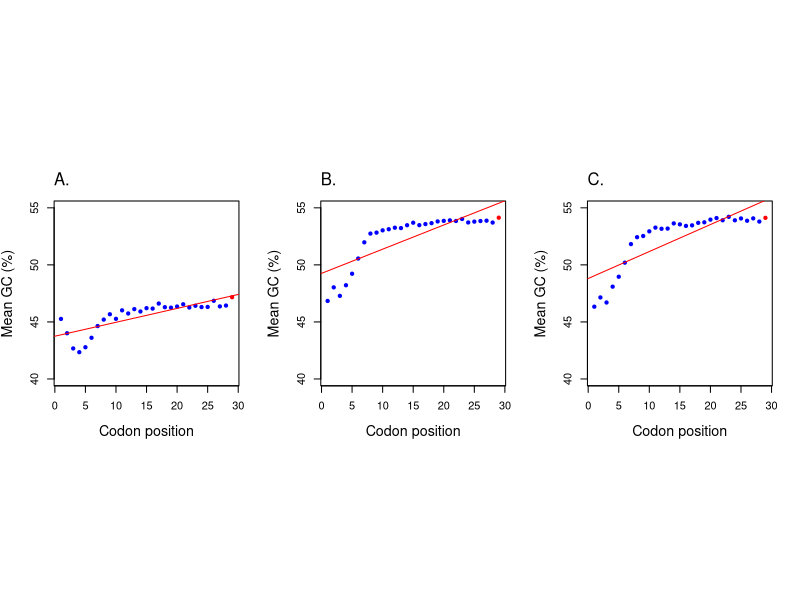

The R source for this figure:
#Figure 5 GC

data1 <- read.csv("Hyperthermophiles.csv",header=T)
attach(data1)

data2 <- read.csv("Thermophiles.csv",header=T)
attach(data2)

data3 <- read.csv("Mesophiles.csv",header=T)
attach(data3)

# Hyperthermophiles

dims1 <- dim(data1)

m.gc1 <- c()
for (i in c(4:dims1[2])) {
    gc <- unlist(data1[i]) * 100
    m.gc1 <- c(m.gc1, mean(gc))
}

core.gc1 <- unlist(data1$Core_GC) * 100
m.gc1 <- c(m.gc1, mean(core.gc1))  

x1 <- 1:length(m.gc1) 

# Thermophiles 

dims2 <- dim(data2)

m.gc2 <- c()
for (i in c(4:dims2[2])) {
    gc2 <- unlist(data2[i]) * 100
    m.gc2 <- c(m.gc2, mean(gc2))
}

core.gc2 <- unlist(data2$Core_GC) * 100
m.gc2 <- c(m.gc2, mean(core.gc2))

x2 <- 1:length(m.gc2) 

# Mesoophiles

dims3 <- dim(data3)

m.gc3 <- c()
for (i in c(4:dims3[2])) {
    gc3 <- unlist(data3[i]) * 100
    m.gc3 <- c(m.gc3, mean(gc3))
}

core.gc3 <- unlist(data3$Core_GC) * 100
m.gc3 <- c(m.gc3, mean(core.gc3))  

x3 <- 1:length(m.gc3) 

col_v.1 <- rep("blue", length(m.gc1) - 1)
col_v <- c(col_v.1, "red")

# Output PDF
pdf("Fig5_GC_H_T_M.pdf", height=5, width=10)
par(mfrow=c(1,3))
par(pty="s")

# PLOT A - Hyperthermophiles
plot(x1, m.gc1, pch=20, col=col_v, xlab="Codon position", ylab="Mean GC (%)", ylim=c(40,55),cex.lab=1.3)
lm_model1 <- lm(m.gc1 ~ x1)
abline(lm_model1, col="red")
mtext("A.",side=3,adj=0,line=1)

# PLOT B - Thermophiles
plot(x2, m.gc2, pch=20, col=col_v, xlab="Codon position", ylab="Mean GC (%)", ylim=c(40,55),cex.lab=1.3)
lm_model2 <- lm(m.gc2 ~ x2)
abline(lm_model2, col="red")
mtext("B.",side=3,adj=0,line=1)

# PLOT C - Mesophiles
plot(x3, m.gc3, pch=20, col=col_v, xlab="Codon position", ylab="Mean GC (%)", ylim=c(40,55),cex.lab=1.3)
lm_model3 <- lm(m.gc3 ~ x3)
abline(lm_model3, col="red")
mtext("C.",side=3,adj=0,line=1)

dev.off()












